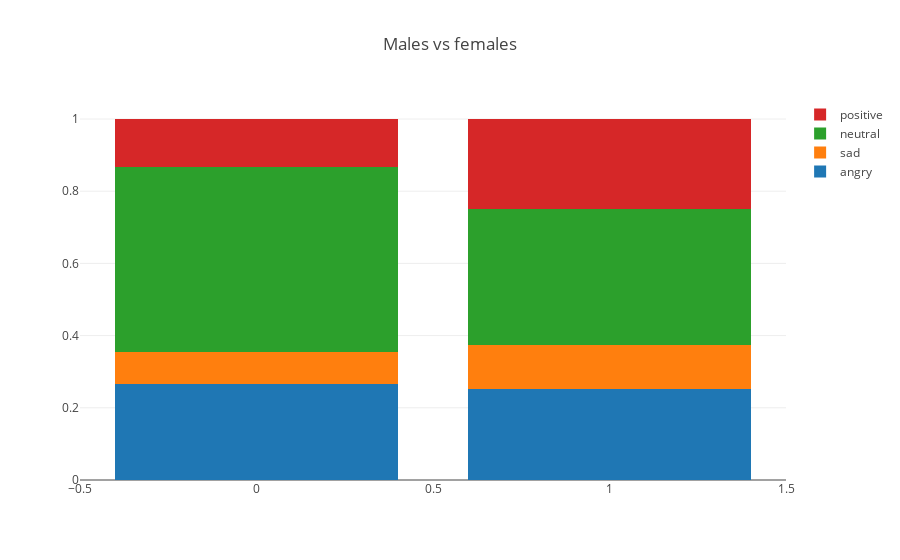

Notebook code for this chart:
### Markdown cell above
# Gender

### Code cell
df = merged_simplified[[1,2,3,4,'total', 'female']]
wm = lambda x: np.average(x, weights=df.loc[x.index, 'total'])
f = {'total': ['sum'], 1: {1 : wm}, 2: {2 : wm} , 3: {3 : wm}, 4: {4: wm}}
df = df.groupby(['female']).agg(f)
df = df.reset_index()

data = [
        go.Bar(
        x=df[('female', '')],
        y=df[(1, 1)],
        name='angry'
        
    ),
    go.Bar(
        x=df[('female', '')],
        y=df[(2, 2)],
        name='sad'
        
    ),
    go.Bar(
        x=df[('female', '')],
        y=df[(3, 3)],
        
        name='neutral'
    ),
    go.Bar(
        x=df[('female', '')],
        y=df[(4, 4)],
        name='positive'
    )

]

layout = go.Layout(
    barmode='stack',
    title='Males vs females'
)

fig = go.Figure(data=data, layout=layout)
iplot(fig)

### Figure 1 — Plotly figure (JSON) as saved in the notebook; plotly's stock layout.template omitted (floating-point values rounded to 4 significant figures)
{"data": [{"name": "angry", "type": "bar", "uid": "eeae169e-db6f-11e8-8fab-cf00cb28b2ff", "x": [0, 1], "y": [0.2663, 0.2525]}, {"name": "sad", "type": "bar", "uid": "eeae1860-db6f-11e8-8fab-cf00cb28b2ff", "x": [0, 1], "y": [0.08798, 0.1209]}, {"name": "neutral", "type": "bar", "uid": "eeae1950-db6f-11e8-8fab-cf00cb28b2ff", "x": [0, 1], "y": [0.5131, 0.3771]}, {"name": "positive", "type": "bar", "uid": "eeae1a0e-db6f-11e8-8fab-cf00cb28b2ff", "x": [0, 1], "y": [0.1327, 0.2495]}], "layout": {"barmode": "stack", "title": "Males vs females"}}
